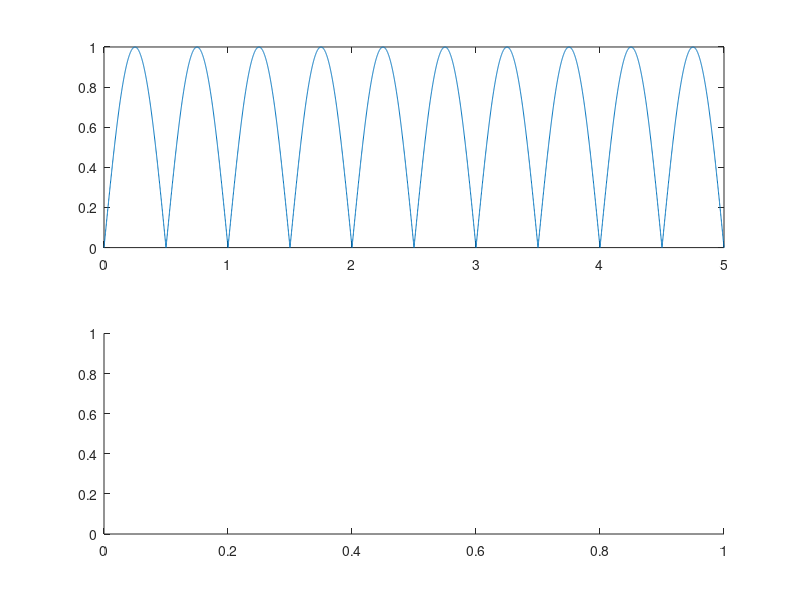

The MATLAB source for this figure: (Note: this script raises an error after producing the figure.)
% In-Lab Exercise 3.4: ECE 2026 
% Spectrogram in dB
% Use the given function to play with dB plots
% a) 20,75,175,225,250
Amp = 1;
T = 1;
fs = 1000;
tStop = 5;
% Generate abs sin
tt = 0: 1/fs : tStop;
xx = Amp * abs(sin(2*pi*tt/T));
DBrange = 80;
figure(1);
subplot(2,1,1);
plot(tt,xx);
TSect = 5;
LSect=TSect*fs;


subplot(2,1,2);
dBspec = plotspecDB(xx,fs,LSect,DBrange);

% b)25,75,125,175,225,250
figure(2);
T = 2;
xx = Amp * abs(sin(2*pi*tt/T));
TSect = 5;
LSect=TSect*fs;
subplot(2,1,1);
plot(tt,xx);
subplot(2,1,2);
dBspec = plotspecDB(xx,fs,LSect,DBrange);




